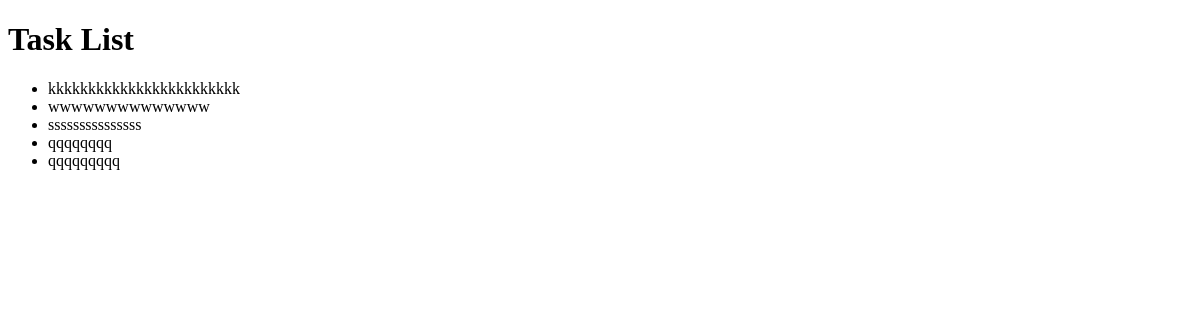
The app's page /task_list/, older data.
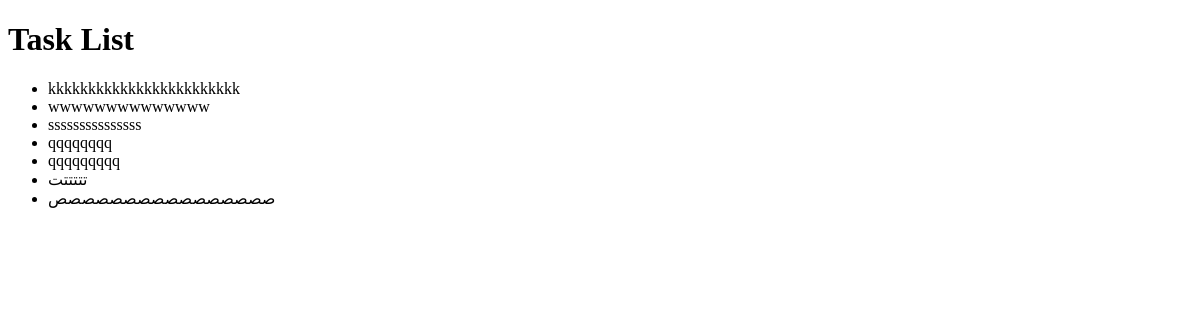
The same page, newer data.
### Todo_app/models.py (models this page shows, shortened)
class Task(models.Model):
    description = models.TextField()
    created_at = models.DateTimeField(auto_now_add=True)
    completed = models.BooleanField(default=False)
    important = models.BooleanField(default=False)
    task_list = models.ForeignKey(TaskList, on_delete=models.CASCADE,blank=True, null=True)

### Todo_app/views.py (the view)
# urls.py: path('task_list/', task_list, name='task_list'),
def task_list(request):
    tasks = Task.objects.all()
    return render(request, 'Todo_app/task_list.html', {'tasks': tasks})

### Todo_app/templates/Todo_app/task_list.html (shortened to what this page needs)
<!DOCTYPE html>
<html lang="en">
<head>
</head>
<body>
    <h1>Task List</h1>
    <ul id="task-{{ task.id }}" class="{% if task.completed %}completed{% endif %}" onclick="toggleColor('{{ task.id }}')">
        {% for task in tasks %}
            <li>{{ task.description }}</li>
        {% endfor %}
    </ul>
</body>
</html>

Row changes from the older to the newer data that the page shows:
added Task: description "تتتتتت"
added Task: description "صصصصصصصصصصصصصصصص"
